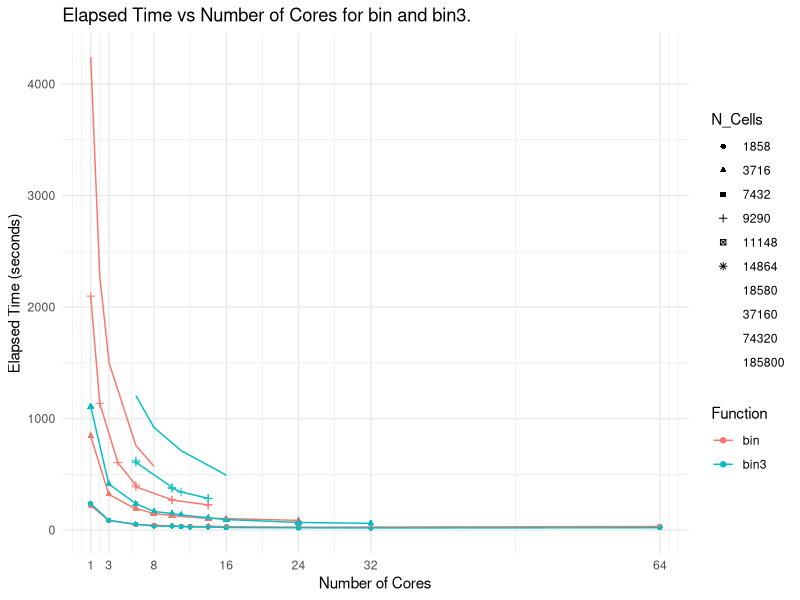
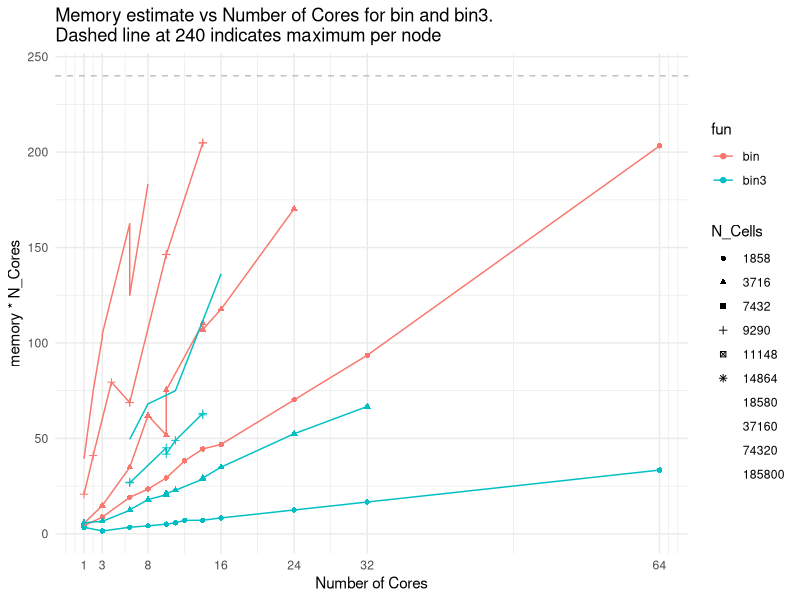
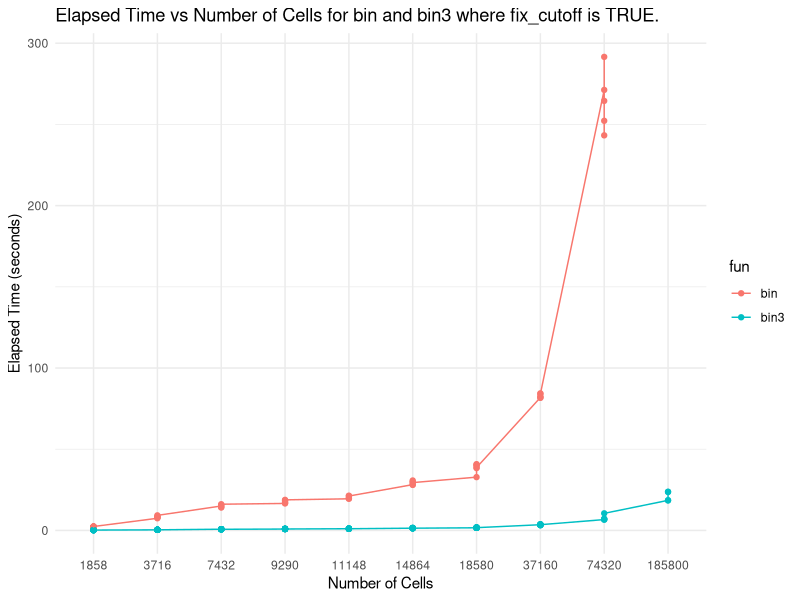
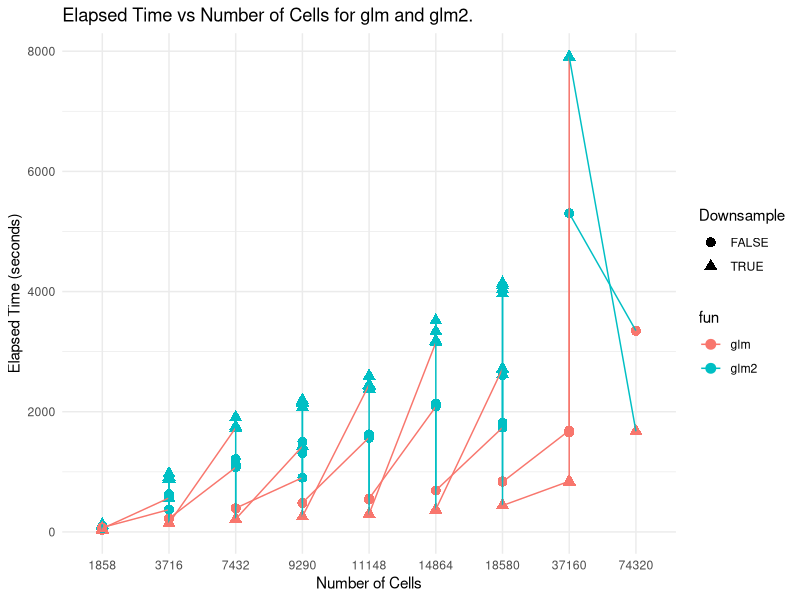
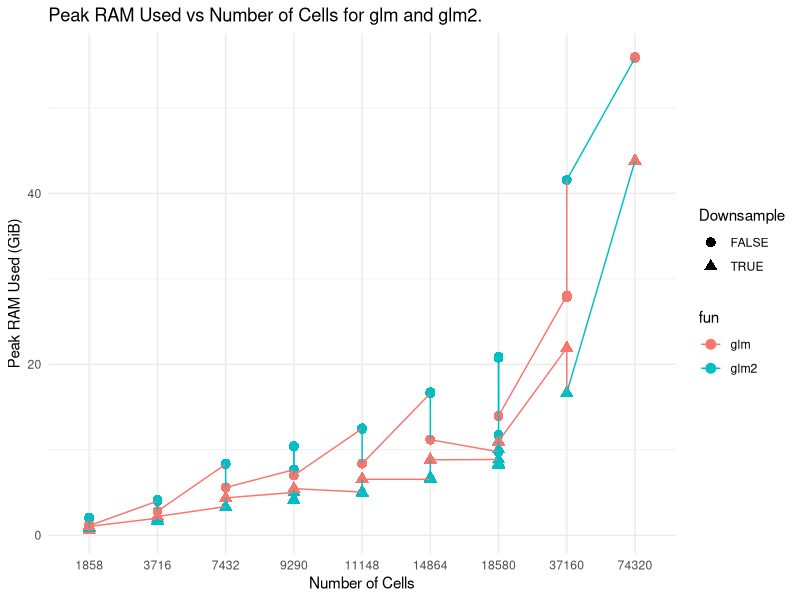

These figures' R source, in order:
# this script will plot the runtime of the different functions
library(ggplot2)

# load data
runtimes <- read.csv("runtimes.csv")

# runtimes
str(runtimes)
# 'data.frame':   26 obs. of  12 variables:
#  $ Function          : chr  "binarize_exp(current_sce, ncores = 1)" "binarize_exp(current_sce, ncores = 3)" "binarize_exp(current_sce, ncores = 8)" "binarize_exp(current_sce, ncores = 16)" ...
#  $ N_Cores           : int  1 3 8 16 24 32 64 NA NA NA ...
#  $ Fix_Cutoff        : logi  NA NA NA NA NA NA ...
#  $ Downsample        : logi  NA NA NA NA NA NA ...
#  $ N_Genes           : Factor w/ 2 levels "15048","30096": 1 1 1 1 1 1 1 1 1 1 ...
#  $ N_Cells           : Factor w/ 2 levels "1858","3716": 1 1 1 1 1 1 1 1 1 1 ...
#  $ User_Time         : logi  NA NA NA NA NA NA ...
#  $ System_Time       : logi  NA NA NA NA NA NA ...
#  $ Elapsed_Time      : num  219.6 87.1 44.4 30.2 26.5 ...
#  $ Total_RAM_Used_MiB: num  215 215 215 215 215 ...
#  $ Peak_RAM_Used_MiB : num  4325 2997 2996 2998 2995 ...
#  $ fun               : Factor w/ 4 levels "bin","bin3","glm",..: 1 1 1 1 1 1 1 1 3 3 ...

# make a column called fun which contains short function name without the parameters, for example "bin_exp" instead of "binarize_exp(current_sce, ncores = 1)"
runtimes$fun <- gsub("\\(.*\\)", "", runtimes$Function)
runtimes$fun <- gsub("binarize_exp", "bin", runtimes$fun)
runtimes$fun <- gsub("binarize3_exp", "bin3", runtimes$fun)
# convert find_switch_logistic_fastglm to glm
# and find_switch_logistic_fastglm2 to glm2
runtimes$fun <- gsub("find_switch_logistic_fastglm", "glm", runtimes$fun)
runtimes$fun <- gsub("find_switch_logistic_fastglm2", "glm2", runtimes$fun)

# convert Peak_RAM_Used_MiB to Peak_RAM_Used_GiB
runtimes$Peak_RAM_Used_GiB <- runtimes$Peak_RAM_Used_MiB / 1024


# make N_Genes and N_Cells and fun catagorical variables
runtimes$N_Genes <- as.factor(runtimes$N_Genes)
runtimes$N_Cells <- as.factor(runtimes$N_Cells)
runtimes$fun <- as.factor(runtimes$fun)

# plot how fun: bin and bin3 's elapsed time changes with number of cores
tmp <- runtimes[runtimes$fun %in% c("bin", "bin3"), ]
# tmp <- tmp[tmp$N_Cells == 1858, ]
png(filename = "bin_bin3_runtime_VS_cpu.png", width = 10, height = 8, units = "in", res = 300)
ggplot(tmp, aes(x = N_Cores, y = Elapsed_Time, color=fun, shape=N_Cells)) +
    geom_point() +
    geom_line() +
    scale_x_continuous(breaks = c(1, 3, 8, 16, 24, 32, 64)) +
    labs(color = "Function", 
         title = "Elapsed Time vs Number of Cores for bin and bin3.",
             x = "Number of Cores",
             y = "Elapsed Time (seconds)") +
    theme_minimal()
dev.off()

# plot only bin and color by N_Cells - THIS IS REDUNDANT BECAUSE OF THE ABOCE PLOT
# tmp <- runtimes[runtimes$fun == "bin", ]
# png(filename = "bin_runtime_VS_cpu_Ncells.png", width = 1200, height = 900)
# ggplot(tmp, aes(x = N_Cores, y = Elapsed_Time, color=N_Cells)) +
#   geom_point() +
#   geom_line() +
#   scale_x_continuous(breaks = c(1, 3, 8, 16, 24, 32, 64)) +
#   labs(title = "Elapsed Time vs Number of Cores for bin.",
#        x = "Number of Cores",
#        y = "Elapsed Time (seconds)") +
#   theme_minimal()
# dev.off()


# # same for bin3
# tmp <- runtimes[runtimes$fun == "bin3", ]
# png(filename = "bin3_runtime_VS_cpu_Ncells.png", width = 1200, height = 900)
# ggplot(tmp, aes(x = N_Cores, y = Elapsed_Time, color=N_Cells)) +
#   geom_point() +
#   geom_line() +
#   scale_x_continuous(breaks = c(1, 3, 8, 16, 24, 32, 64)) +
#   labs(title = "Elapsed Time vs Number of Cores for bin3.",
#        x = "Number of Cores",
#        y = "Elapsed Time (seconds)") +
#   theme_minimal()
# dev.off()

# this time plot RAM*Ncores
tmp$RAM_Ncores <- tmp$Peak_RAM_Used_GiB * tmp$N_Cores
png(filename = "bin_bin3_memory_Ncores_VS_cpu.png", width = 10, height = 8, units = "in", res = 300)
ggplot(tmp, aes(x = N_Cores, y = RAM_Ncores, color=fun, shape = N_Cells)) +
  geom_point() +
  geom_line() +
  scale_x_continuous(breaks = c(1, 3, 8, 16, 24, 32, 64)) +
  geom_hline(yintercept=240, linetype="dashed", color="grey") + 
  labs(title = "Memory estimate vs Number of Cores for bin and bin3. \nDashed line at 240 indicates maximum per node",
       x = "Number of Cores",
       y = "memory * N_Cores") +
    theme_minimal()
dev.off()


# plot the elapsed time of bin nd bin3 where fix_cutoff is TRUE
# use N cells as x axis and color bin and bin3
tmp <- runtimes[runtimes$fun %in% c("bin", "bin3") & runtimes$Fix_Cutoff == TRUE, ]
# remove rows where cutoff is NA
tmp <- tmp[!is.na(tmp$Fix_Cutoff), ]
png(filename = "bin_bin3_runtime_VS_Ncells_fix_cutoff.png", width = 10, height = 8, units = "in", res = 300)  
ggplot(tmp, aes(x = N_Cells, y = Elapsed_Time, color=fun)) +
  geom_point() +
  geom_line(aes(group=fun)) +
  labs(title = "Elapsed Time vs Number of Cells for bin and bin3 where fix_cutoff is TRUE.",
       x = "Number of Cells",
       y = "Elapsed Time (seconds)") +
  theme_minimal()
dev.off()


# plot the elapsed time of glm and glm2 
# sahpe by downsample 
# x axis is N cells and color is glm and glm2
tmp <- runtimes[runtimes$fun %in% c("glm", "glm2"), ]
png(filename = "glm_glm2_runtime_VS_Ncells_downsample.png", width = 10, height = 8, units = "in", res = 300)
ggplot(tmp, aes(x = N_Cells, y = Elapsed_Time, color=fun, shape=Downsample)) +
  geom_point(size = 3) +
  geom_line(aes(group=Downsample)) +
  labs(title = "Elapsed Time vs Number of Cells for glm and glm2.",
       x = "Number of Cells",
       y = "Elapsed Time (seconds)") + 
    theme_minimal()
dev.off()

# plot the memory usage of glm and glm2 
tmp <- runtimes[runtimes$fun %in% c("glm", "glm2"), ]
png(filename = "glm_glm2_memory_VS_Ncells_downsample.png", width = 10, height = 8, units = "in", res = 300)
ggplot(tmp, aes(x = N_Cells, y = Peak_RAM_Used_GiB, color=fun, shape=Downsample)) +
  geom_point(size = 3) +
  geom_line(aes(group=Downsample)) +
  labs(title = "Peak RAM Used vs Number of Cells for glm and glm2.",
       x = "Number of Cells",
       y = "Peak RAM Used (GiB)") +
    theme_minimal()
dev.off()
